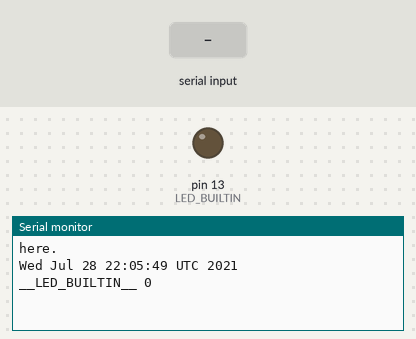
Simulated run of this sketch. Board: Arduino Uno, built with avr-gcc and run on an emulated ATmega328P. Parts: output pins drawn as LEDs (lit = HIGH), the last lines printed to the serial monitor. The test bench sets the inputs (shaded band).

Above: at 1.2 s.
1.3 s: "1\n" received over Serial
At 2.5 s:
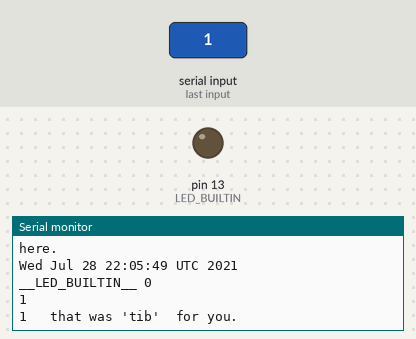
2.8 s: byte 32 (' ') received over Serial
At 3.9 s:
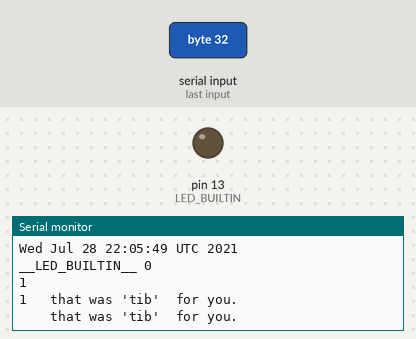

The sketch:

forth_avr-a.ino
```cpp
// Wed Jul 28 20:16:41 UTC 2021

// ainsuMtxd51-exp/src  has some backspace handling foo

// empty .ino file - see n_forth-avr-a.cpp sketch.
```

n_forth-avr-a.cpp
```cpp
#define DATESTAMP "Wed Jul 28 22:05:49 UTC 2021"

/* Includes Charley Shattuck's Tiny interpreter,
   similar to myforth's Standalone Interpreter
   Charley's example code is in the public domain */

#include <Arduino.h>

/* Terminal Input Buffer for interpreter */
const byte maxtib = 64; // 16 may be more appropriate
char tib[maxtib];

byte pos;
char ch;

void init_gpio(void) {
    pinMode(LED_BUILTIN, 1);
    digitalWrite(LED_BUILTIN, 0);
}

bool pin_state;

int wasted;

void cpl(int pin) {
    wasted = pin;
    pin_state = digitalRead(LED_BUILTIN);
    pin_state = !pin_state;
    digitalWrite(LED_BUILTIN, pin_state);
}

void delayed(void) {
    if (pin_state != 0) {
        delay(10);
        return;
    }
    delay(3000); // harmless - waiting for serial
}

void blink(void) {
    cpl(LED_BUILTIN);
    delayed();
}

/* Incrementally read command line from serial port */
byte reading() {
    if (!Serial.available()) return 1;
    ch = Serial.read();
    Serial.print(ch); // keystroke echo.  OPTIONAL.

    if ((ch == '\n') || (ch == ' ')) return 0;
    if ((ch == '\010') || (ch == '\177')) { // backspace or rubout
        if (ch == '\177') {
            Serial.print("\010"); // 0x08
            Serial.print(" mutt and jeff "); // 0x08
        }
        Serial.print(' ');
        Serial.print("\010"); // 0x08
        if (pos == 0) { return 1; }
        tib[pos--] = 0;
        tib[pos] = 0;
        return 1; // continue reading keystrokes for this word's name &c.
    } // backspace or rubout

    if (pos < maxtib) {
        tib[pos++] = ch;
        tib[pos] = 0;
    }
    // individual, non-special compositional keystrokes
    // fall through to here:
    return 1;
}

/* Block on reading the command line from serial port */
/* then echo each word */
void readword() {

    pos = 0;
    tib[0] = 0;

    while (reading());

    Serial.print(tib);

    Serial.print(" ");
    Serial.println("  that was \'tib\'  for you.");
}

void init_serial(void) {
    Serial.begin(115200);
    while(!Serial) {
        blink();
    }
}

void setup(void) {
    init_gpio();
    init_serial();
    delay(30); // vestigal - may be removed
    Serial.println("here.");
    Serial.println(DATESTAMP);
    Serial.print("__LED_BUILTIN__ ");
    Serial.println(wasted); // temporary - delete me soon
}

void loop(void) {
    readword();
    // Serial.println("___ end of loop - readword() returned.");
}

// END.
```

Measured:
- after the input at 1.3 s, the serial monitor: prints a new line at once (image 1)
- after the input at 2.8 s, the serial monitor: prints a new line at once (image 2)
